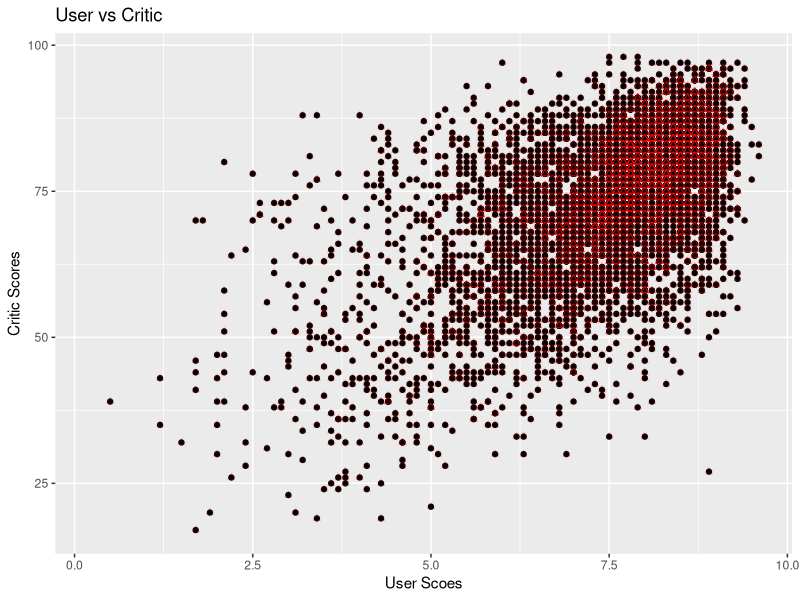

Reproduce this figure in R.
video_games <- read.csv("HomeWorks/HomeWork2/Video_Games.csv", stringsAsFactors = F)
#1)
library(dplyr)
library(tidyverse)
games <- video_games %>% 
  select(-c(Publisher, JP_Sales, Critic_Count, User_Count, Developer)) %>%
  mutate(NA_Sales = video_games$NA_Sales * 1000000,
         EU_Sales = video_games$EU_Sales * 1000000,
         Global_Sales = video_games$Global_Sales * 1000000) %>%
  filter(NA_Sales >= 20000, EU_Sales >= 20000) %>%
  filter(str_detect(Rating, "\\w") )
  
# 2)
str(games)
sapply(games, class)
unique(games$User_Score)
unique(video_games$Year)
games$User_Score <- as.numeric(games$User_Score)
games$Year <- as.numeric(games$Year)

summary(games$Year)

summary(games$Critic_Score)
games$Critic_Score <- ifelse(games$Critic_Score > 100, NA, games$Critic_Score)
summary(games$Critic_Score)

summary(games$User_Score)
games$User_Score <- ifelse(games$User_Score > 10, NA, games$User_Score)
summary(games$User_Score)

unique(games$Platform) #looks ok 

unique(games$Genre) # repeating names (uppercase problem)
games$Genre <- toupper(games$Genre)
unique(games$Genre) #spaces yo
games$Genre <- trimws(games$Genre)
unique(games$Genre)


#3)

library(ggplot2)

ggplot(games, aes(x = User_Score, y = Critic_Score)) + geom_point() +
  labs(x= "User Scoes", y= "Critic Scores", title = "User vs Critic") +
  geom_point(color = "red", shape=2, alpha = 0.2)

#4)





